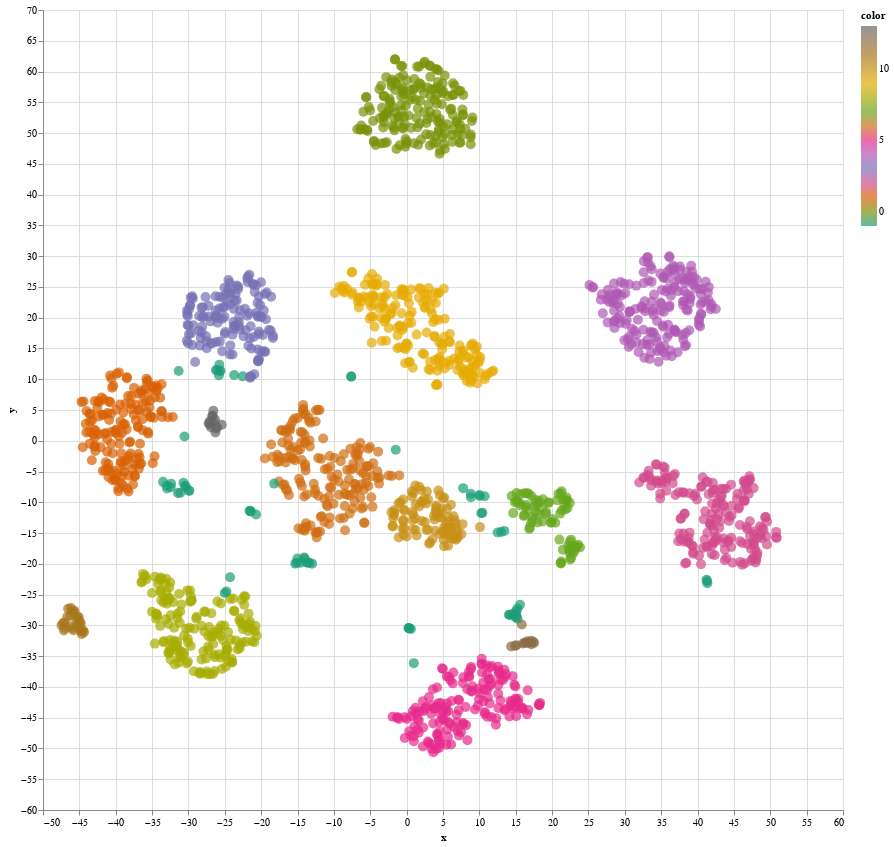

Notebook code cell kept with this figure:
### Code cell
interactiveDraw(digits_points[:,0],digits_points[:,1],digits_y,digits_y_pred,size=(800,800))

### Figure 1 — Vega-Lite specification as saved in the notebook (floating-point values rounded to 4 significant figures; data arrays with more than 128 entries replaced by an {"elided": "..."} marker saying what was removed)
{"config": {"view": {"continuousWidth": 300, "continuousHeight": 300}}, "data": {"name": "data-25612ba6a473d22017d6fedffd3f3318"}, "mark": {"type": "circle", "size": 100}, "encoding": {"color": {"field": "color", "scale": {"scheme": "dark2"}, "type": "quantitative"}, "tooltip": [{"field": "label", "type": "quantitative"}], "x": {"field": "x", "type": "quantitative"}, "y": {"field": "y", "type": "quantitative"}}, "height": 800, "params": [{"name": "param_8", "select": {"type": "interval", "encodings": ["x", "y"]}, "bind": "scales"}], "width": 800, "$schema": "https://vega.github.io/schema/vega-lite/v5.14.1.json", "datasets": {"data-25612ba6a473d22017d6fedffd3f3318": {"elided": "1797 records"}}}
